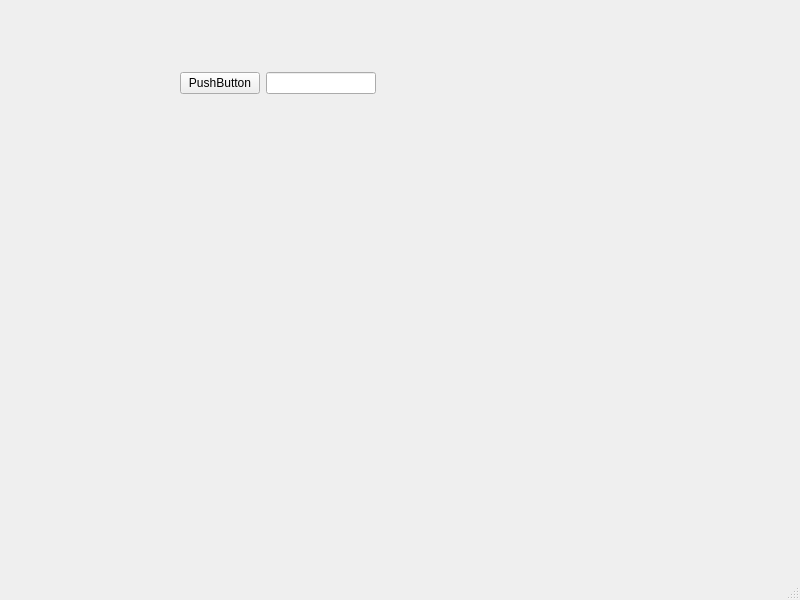
<?xml version="1.0" encoding="UTF-8"?>
<ui version="4.0">
 <class>MainWindow</class>
 <widget class="QMainWindow" name="MainWindow">
  <property name="geometry">
   <rect>
    <x>0</x>
    <y>0</y>
    <width>800</width>
    <height>600</height>
   </rect>
  </property>
  <property name="windowTitle">
   <string>MainWindow</string>
  </property>
  <widget class="QWidget" name="centralwidget">
   <widget class="QWidget" name="">
    <property name="geometry">
     <rect>
      <x>180</x>
      <y>70</y>
      <width>196</width>
      <height>26</height>
     </rect>
    </property>
    <layout class="QHBoxLayout" name="horizontalLayout">
     <item>
      <widget class="QPushButton" name="pushButton">
       <property name="text">
        <string>PushButton</string>
       </property>
      </widget>
     </item>
     <item>
      <widget class="QLineEdit" name="lineEdit"/>
     </item>
    </layout>
   </widget>
  </widget>
  <widget class="QMenuBar" name="menubar">
   <property name="geometry">
    <rect>
     <x>0</x>
     <y>0</y>
     <width>800</width>
     <height>21</height>
    </rect>
   </property>
  </widget>
  <widget class="QStatusBar" name="statusbar"/>
 </widget>
 <resources/>
 <connections/>
</ui>
